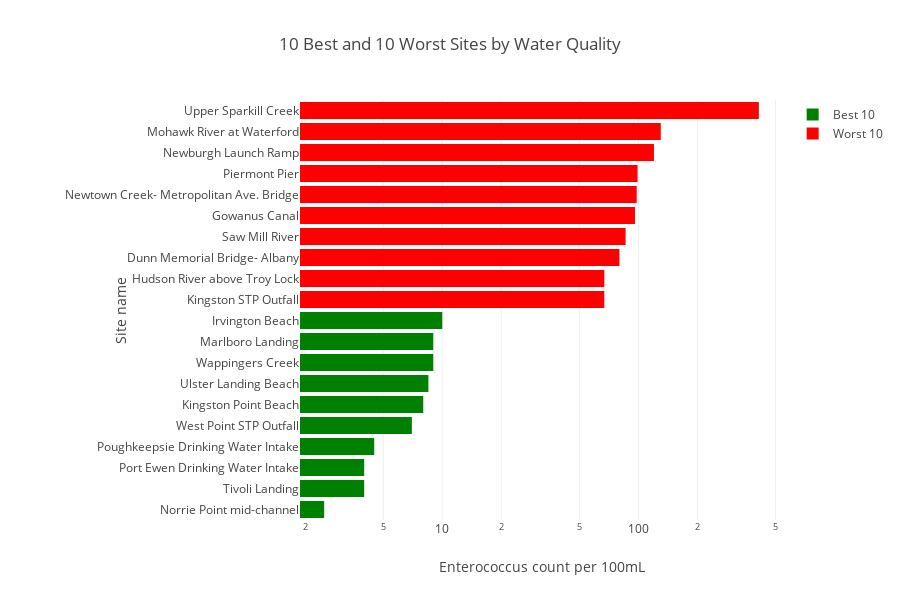

Notebook cell for this chart:
### Code cell
trace_best = Bar(x=best_10.EnteroCount,
                  y=best_10.Site,
                  name='Best 10',
                  marker=dict(color='green'),orientation = 'h')
    
trace_worst = Bar(x=worst_10.EnteroCount,
                  y=worst_10.Site,
                  name='Worst 10',
                  marker=dict(color='red'),orientation = 'h')

layout = Layout(title="10 Best and 10 Worst Sites by Water Quality",
                xaxis=dict(title='Enterococcus count per 100mL',type='log',autorange=True),
                yaxis=dict(title='Site name'),
                height = 600, margin = dict(l=300)
                )

fig = Figure(data=[trace_best,trace_worst], layout=layout)
py.iplot(fig)

### Figure 1 — Plotly figure (JSON) as saved in the notebook; plotly's stock layout.template omitted (floating-point values rounded to 4 significant figures)
{"data": [{"marker": {"color": "green"}, "name": "Best 10", "orientation": "h", "type": "bar", "x": [2.5, 4, 4, 4.5, 7, 8, 8.5, 9, 9, 10], "y": ["Norrie Point mid-channel", "Tivoli Landing", "Port Ewen Drinking Water Intake", "Poughkeepsie Drinking Water Intake", "West Point STP Outfall", "Kingston Point Beach", "Ulster Landing Beach", "Wappingers Creek", "Marlboro Landing", "Irvington Beach"]}, {"marker": {"color": "red"}, "name": "Worst 10", "orientation": "h", "type": "bar", "x": [67, 67, 80, 86, 96, 98, 99, 120, 130, 411], "y": ["Kingston STP Outfall", "Hudson River above Troy Lock", "Dunn Memorial Bridge- Albany", "Saw Mill River", "Gowanus Canal", "Newtown Creek- Metropolitan Ave. Bridge", "Piermont Pier", "Newburgh Launch Ramp", "Mohawk River at Waterford", "Upper Sparkill Creek"]}], "layout": {"height": 600, "margin": {"l": 300}, "title": "10 Best and 10 Worst Sites by Water Quality", "xaxis": {"autorange": true, "title": "Enterococcus count per 100mL", "type": "log"}, "yaxis": {"title": "Site name"}}}
